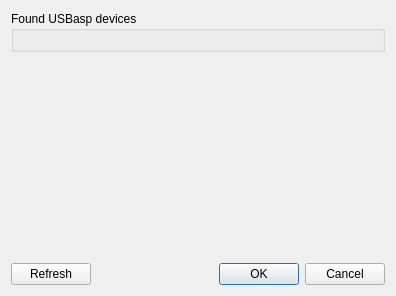
<?xml version="1.0" encoding="UTF-8"?>
<ui version="4.0">
 <class>deviceselect</class>
 <widget class="QDialog" name="deviceselect">
  <property name="geometry">
   <rect>
    <x>0</x>
    <y>0</y>
    <width>396</width>
    <height>296</height>
   </rect>
  </property>
  <property name="windowTitle">
   <string>Dialog</string>
  </property>
  <layout class="QVBoxLayout" name="verticalLayout">
   <item>
    <widget class="QGroupBox" name="progListAreaGrp">
     <property name="title">
      <string>Found USBasp devices</string>
     </property>
     <layout class="QVBoxLayout" name="progListArea"/>
    </widget>
   </item>
   <item>
    <spacer name="verticalSpacer">
     <property name="orientation">
      <enum>Qt::Vertical</enum>
     </property>
     <property name="sizeHint" stdset="0">
      <size>
       <width>20</width>
       <height>40</height>
      </size>
     </property>
    </spacer>
   </item>
   <item>
    <layout class="QHBoxLayout" name="horizontalLayout">
     <item>
      <widget class="QPushButton" name="refreshBtn">
       <property name="text">
        <string>Refresh</string>
       </property>
      </widget>
     </item>
     <item>
      <widget class="QDialogButtonBox" name="buttonBox">
       <property name="orientation">
        <enum>Qt::Horizontal</enum>
       </property>
       <property name="standardButtons">
        <set>QDialogButtonBox::Cancel|QDialogButtonBox::Ok</set>
       </property>
      </widget>
     </item>
    </layout>
   </item>
  </layout>
 </widget>
 <resources/>
 <connections>
  <connection>
   <sender>buttonBox</sender>
   <signal>accepted()</signal>
   <receiver>deviceselect</receiver>
   <slot>accept()</slot>
   <hints>
    <hint type="sourcelabel">
     <x>248</x>
     <y>254</y>
    </hint>
    <hint type="destinationlabel">
     <x>157</x>
     <y>274</y>
    </hint>
   </hints>
  </connection>
  <connection>
   <sender>buttonBox</sender>
   <signal>rejected()</signal>
   <receiver>deviceselect</receiver>
   <slot>reject()</slot>
   <hints>
    <hint type="sourcelabel">
     <x>316</x>
     <y>260</y>
    </hint>
    <hint type="destinationlabel">
     <x>286</x>
     <y>274</y>
    </hint>
   </hints>
  </connection>
 </connections>
</ui>
